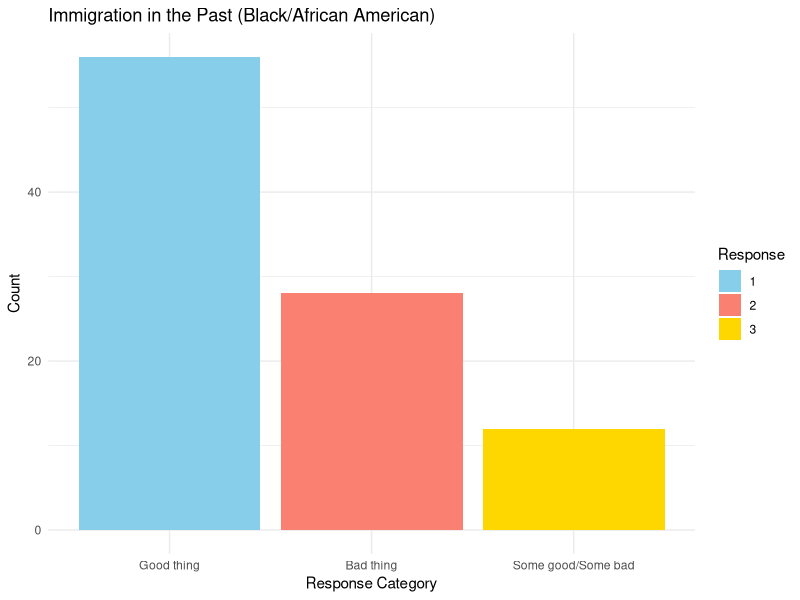
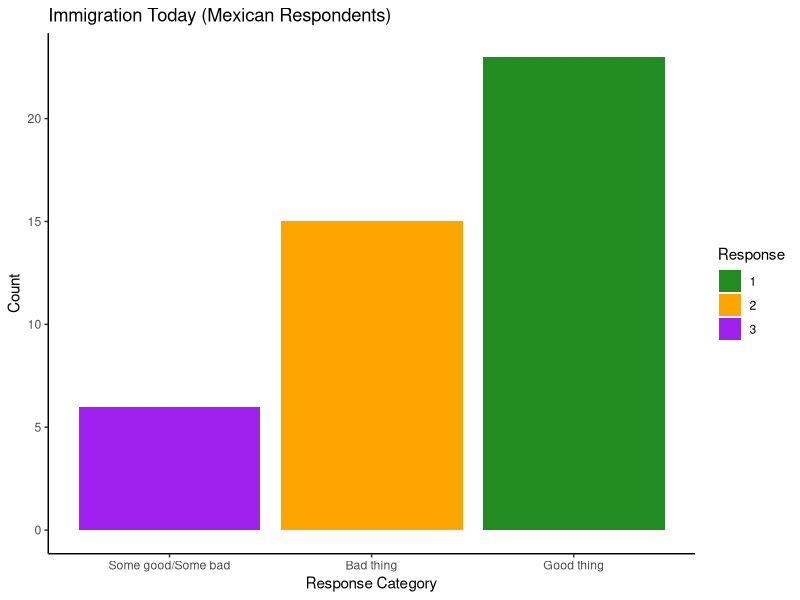
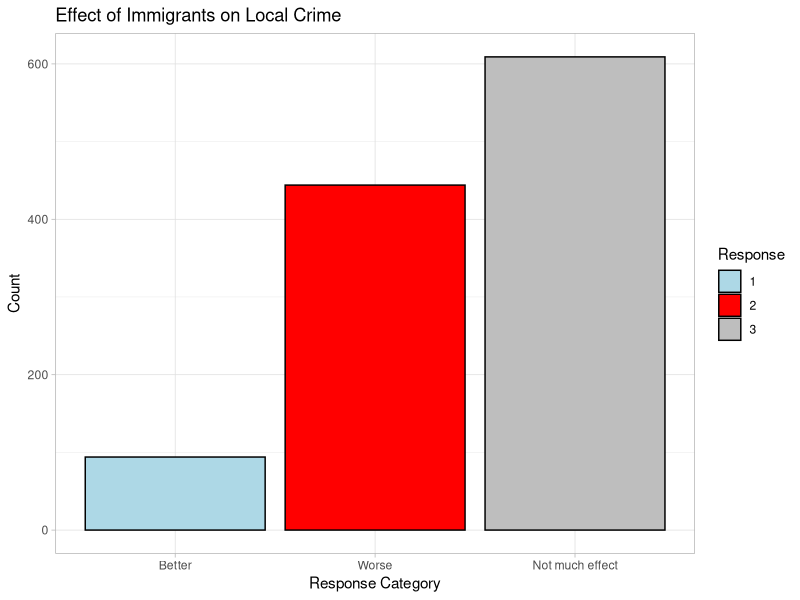
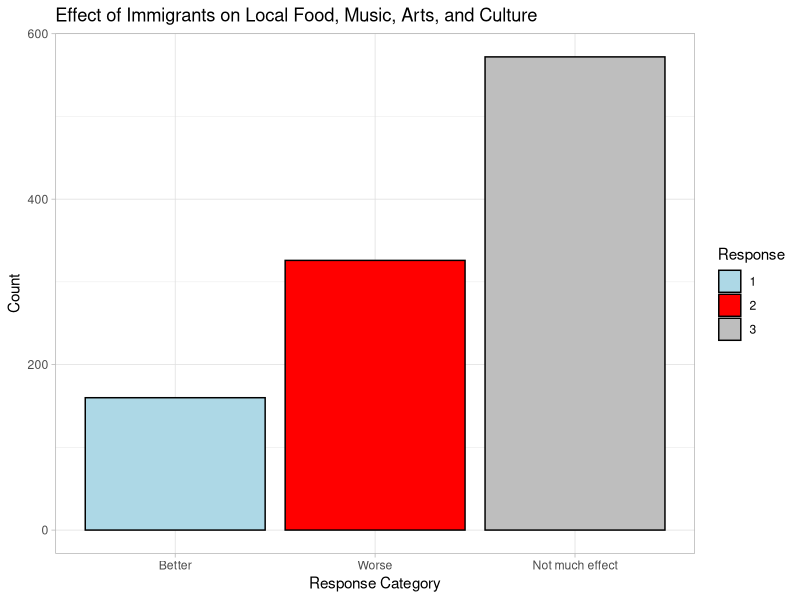
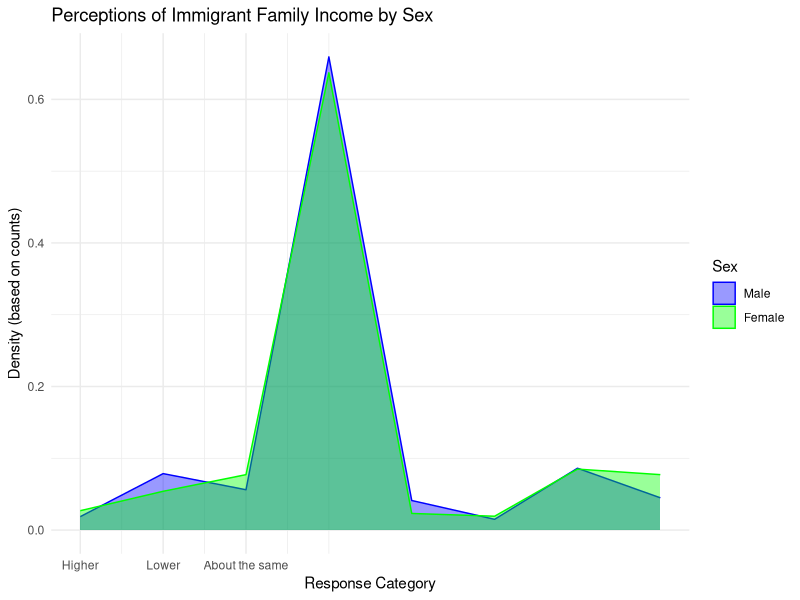
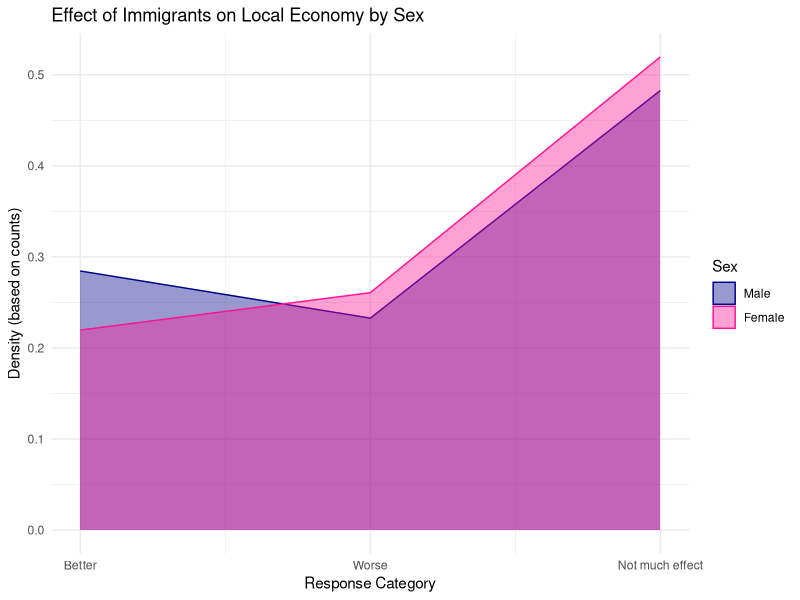

These charts were generated, in order, by the following R code:
## ---- chunk 1
# loading my data
survey_data <- read.csv("survey_attitudes_immigrants.csv")
# load the packages you will need
library(dplyr)
library(ggplot2)

## ---- chunk 2

# First, I define labels for my variable Q3, since the raw data only has numbers 
# These labels will make the plot easier to read.
labels_q3 <- c("1" = "Good thing",
               "2" = "Bad thing",
               "3" = "Some good/Some bad")

# Now I start working with my dataset, which I changed to "survey_data"
# I changed it because or an error a lot of you got. The error came up because:
# "data" is also the name of a built-in R function (from the utils package)
survey_data %>%
  # I filter the data to only include Black/African American respondents (S2 == 2).
  # I also exclude anyone who answered 9 on Q3, since that code represents missing or "Don't know".
  filter(S2 == 2, Q3 != 9) %>%
  
  # Next, I count how many people selected each option for Q3.
  # This gives me the frequency of responses within this group.
  count(Q3) %>%
  
  # I start building my plot with ggplot (You can use the R Code Guide I gave you)
  ggplot(aes(
    # Here I put the Q3 categories on the x-axis, AND I also reorder them by their counts (n).
    # I use reorder(as.factor(Q3), -n), which means the categories will be ordered
    # from the highest count to the lowest count (descending order).
    x = reorder(as.factor(Q3), -n),  
    
    # I put the counts on the y-axis.
    y = n,                           
    
    # I color the bars by the response category.
    fill = as.factor(Q3))) +         
  
  # I add bars to the plot. Since I already calculated the counts with count(),
  # I set stat = "identity" so ggplot uses those values directly.
  geom_bar(stat = "identity") +
  
  # I replace the numeric values on the x-axis with my custom labels ("Good thing", etc.).
  scale_x_discrete(labels = labels_q3) +
  
  # THE EXCITING PART: I choose my own colors for each response category to make the plot clearer.
  scale_fill_manual(values = c("1" = "skyblue", 
                               "2" = "salmon", 
                               "3" = "gold")) +
  
  # I add a title to describe what the plot shows,
  # and I label the x-axis, y-axis, and legend.
  labs(title = "Immigration in the Past (Black/African American)",
       x = "Response Category",
       y = "Count",
       fill = "Response") +
  
  # Finally, I apply a minimal theme so the plot looks clean.
  theme_minimal()



## ---- chunk 3
# You do not have to start by defining the labels like this 
# This is my personal preference for my code, but as long as you have define your # labeles before you use them is fine!

# Define labels for Q4 so the categories show up with words instead of numbers.
labels_q4 <- c("1" = "Good thing",
               "2" = "Bad thing",
               "3" = "Some good/Some bad")

survey_data %>%
  filter(S3 == 1, Q4 != 9) %>%     # I keep only Mexican respondents and drop "Don't know"
  count(Q4) %>%                    # Count how many people chose each option
  ggplot(aes(x = reorder(as.factor(Q4), n),  # I order the bars from lowest to highest
             y = n,
             fill = as.factor(Q4))) +
  geom_bar(stat = "identity") +    # Plot the counts directly
  scale_x_discrete(labels = labels_q4) + 
  scale_fill_manual(values = c("1" = "forestgreen", # ASSIGN COLORS! 
                               "2" = "orange", 
                               "3" = "purple")) +
  labs(title = "Immigration Today (Mexican Respondents)",
       x = "Response Category",
       y = "Count",
       fill = "Response") +
  theme_classic()                  


## ---- chunk 4

# Define labels for Q10C so the responses show up with words.
labels_10 <- c("1" = "Better",
               "2" = "Worse",
               "3" = "Not much effect")

survey_data %>%
  filter(Q10C < 4) %>%   # I keep only valid responses (1–3)
  ggplot(aes(x = as.factor(Q10C), fill = as.factor(Q10C))) +
  geom_histogram(stat = "count", color = "black") +  # Making bars showing how many chose each option
  scale_x_discrete(labels = labels_10) +             # Replace numbers with labels
  scale_fill_manual(values = c("1" = "lightblue", 
                               "2" = "red", 
                               "3" = "gray")) +
  labs(title = "Effect of Immigrants on Local Crime", 
       x = "Response Category",                       
       y = "Count",                                   
       fill = "Response") +                          
  theme_light()                                       

## ---- chunk 5
# Start with your data!
survey_data %>%
  filter(Q10B < 4) %>%   # I keep only valid responses (1–3)
  ggplot(aes(x = as.factor(Q10B), fill = as.factor(Q10B))) +
  geom_bar(color = "black") +       # I plot counts directly for each response
  scale_x_discrete(labels = labels_10) +  
  # Note that I reuse the labels I already created for Q10C
  # since Q10B uses the exact same response categories. We already created that 
  # No need to create a new labels object when the categories are identical.
  scale_fill_manual(values = c("1" = "lightblue", 
                               "2" = "red", 
                               "3" = "gray")) +
  labs(title = "Effect of Immigrants on Local Food, Music, Arts, and Culture",
       x = "Response Category",
       y = "Count",
       fill = "Response") +
  theme_light()                     

## ---- chunk 6
# I define labels for Q9 (income perceptions) and for SEX (male/female).
labels_q9 <- c("1" = "Higher",
               "2" = "Lower",
               "3" = "About the same")

labels_sex <- c("1" = "Male",
                "2" = "Female")

survey_data %>%
  filter(Q9 < 9) %>%   # I keep only valid responses (exclude missing / DK)
  count(SEX, Q9) %>%   # Counting how many males and females gave each response
  group_by(SEX) %>%    # I group by sex so I can calculate percentages within each group
  mutate(prop = n / sum(n)) %>%  # Here I convert counts to proportions (so each group adds up to 1)
  ggplot(aes(x = Q9, y = prop, fill = as.factor(SEX), color = as.factor(SEX))) +
  
  # Normally density plots are for continuous data, but here I use stat = "identity"
  # so I can show the categorical proportions in a density-style plot.
  
  geom_density(stat = "identity", alpha = 0.4) +
  
  # I relabel the x-axis ticks so the categories show as "Higher / Lower / About the same".
  scale_x_continuous(breaks = 1:3, labels = labels_q9) +
  
  # I add custom colors for Male and Female, and relabel the legend.
  scale_fill_manual(values = c("1" = "blue", "2" = "green"), labels = labels_sex) +
  scale_color_manual(values = c("1" = "blue", "2" = "green"), labels = labels_sex) +
  
  # I add a title, axis labels, and legend title.
  labs(title = "Perceptions of Immigrant Family Income by Sex",
       x = "Response Category",
       y = "Density (based on counts)",   # I clarify this is categorical density
       fill = "Sex",
       color = "Sex") +
  
  # I apply a minimal theme for a clean look.
  theme_minimal()



## ---- chunk 7

survey_data %>%
  filter(Q10F < 4) %>%   # I keep only valid responses (1–3)
  count(SEX, Q10F) %>%   # I count how many male/female respondents gave each response
  group_by(SEX) %>%      # I group by sex
  mutate(prop = n / sum(n)) %>%  # I convert counts to proportions within each sex
  ggplot(aes(x = Q10F, y = prop, fill = as.factor(SEX), color = as.factor(SEX))) +
  geom_density(stat = "identity", alpha = 0.4) +
  scale_x_continuous(breaks = 1:3, labels = labels_10) +
  
  # I customize colors and legend labels for male/female
  scale_fill_manual(values = c("1" = "darkblue", "2" = "deeppink"), labels = labels_sex) +
  scale_color_manual(values = c("1" = "darkblue", "2" = "deeppink"), labels = labels_sex) +
  
  labs(title = "Effect of Immigrants on Local Economy by Sex",
       x = "Response Category",
       y = "Density (based on counts)",   # I make clear this is a categorical density
       fill = "Sex",
       color = "Sex") +
  
  theme_minimal()   
